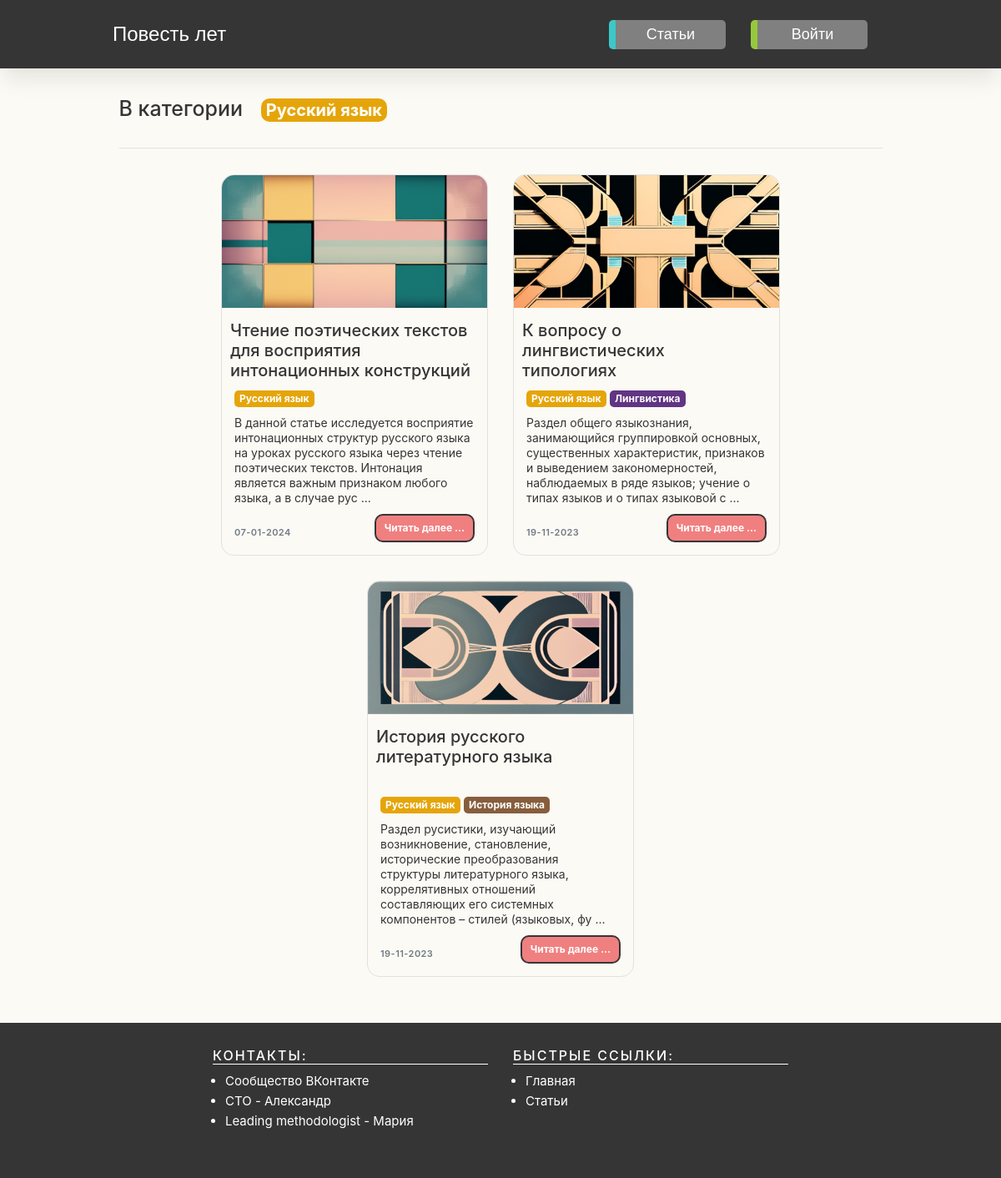
/articles/Русский язык/, run on the app's committed database.
### apps/articles/models.py (models this page shows, shortened)
class Category(models.Model):
    name = models.CharField(max_length=20)
    color = models.CharField(max_length=7, default="#ffffff")
    class Meta:
        verbose_name = "2.2. Категория"
        verbose_name_plural = "2.2. Категории"

class Article(models.Model):
    title = models.CharField(max_length=100)
    attractive_text = models.TextField(default="Завлекающий текст")
    categories = models.ManyToManyField("Category", related_name="articles")
    image_base = models.ImageField(
        upload_to="static/img", default="img/solid-color-image.png"
    )
    main_text = models.TextField(default="Основной текст")
    main_text_headers_list = ListTextField(
        base_field=models.CharField(max_length=40, default=""),
        size=100,  # Maximum of 100 ids in list
        default=None,
    )
    main_text_headers_list_keys = models.CharField(max_length=200, default=" ")
    created_on = models.DateTimeField(auto_now_add=True)
    last_modified = models.DateTimeField(auto_now=True)
    flag_article_enabled = models.BooleanField(default=False)
    class Meta:
        verbose_name = "2.1. Статья"
        verbose_name_plural = "2.1. Статьи"
        ordering = ["-title"]

### apps/main/scripts.py (the view)
    def wrapper(*args, **kwargs):
        request = args[0]
        adress = request.META.get("HTTP_X_FORWARDED_FOR")
        if adress:
            user_ip = adress.split(",")[-1].strip()
        else:
            user_ip = request.META.get("REMOTE_ADDR")
        user_agent = request.META.get("HTTP_USER_AGENT")
        opened = request.path
        message = (
            "\t".join(
                [
                    datetime.now().strftime("%Y.%m.%d %H:%M:%S"),
                    f"{user_ip}\t{user_agent}\t{opened}",
                ]
            )
            + "\n"
        )
        flag_skip_local_usage = False
        if str(user_ip) in ("127.0.0.1", "192.168.0.17", "10.8.0.8"):
            flag_skip_local_usage = True
        if not flag_skip_local_usage:
            with open(os.path.join(LOG_FILEPATH, LOG_FILENAME), "a") as file:
                file.write(message)
        return function(*args, **kwargs)

### apps/articles/templatetags/articles_filters.py (called while the page is built)
@register.filter(name="sort_by_creation_date")
def sort_by_date(articles):
    articles_dict = {}
    for article in articles:
        articles_dict.update({article.pk: time.mktime(article.created_on.timetuple())})
    articles_dict = dict(sorted(articles_dict.items(), key=lambda item: item[1]))
    new_articles_list = []
    for pk in articles_dict.keys():
        for article in articles:
            if article.pk == pk:
                new_articles_list.append(article)
    return new_articles_list[::-1]

### apps/articles/views.py (called while the page is built)
@register_user_activity
def articles_category(request, category):
    category_decoded = urllib.parse.unquote(category)
    articles = Article.objects.filter(
        categories__name__contains=category_decoded, flag_article_enabled=True
    ).order_by("-last_modified")
    category_object = Category.objects.get(name=category)
    context = {"category": category_object, "articles": articles}
    return render(request, "articles_category.html", context)

### apps/articles/templates/articles_category.html
{% extends "base.html" %}
{% block page_content %}
{% load static %}
{% load articles_filters %}
<div class="container">
        <h1 class="block_header first_block_header">В категории
            <span
                class="badge badge-primary category_tiles_element_text"
                style="background-color: {{ category.color }};"
            >{{ category.name }}</span>
        </h1>
        <hr>
        <div class="uicore-grid-container uicore-blog-grid uicore-grid-row uicore-masonry uicore-landscape-ratio uicore-medium-space animate-3 ui-st-boxed " data-grid="masonryb" data-col="3" data-space="30">
            {% for article in articles|sort_by_creation_date %}
            <div class="uicore-grid-item uicore-col-md-6 uicore-col-lg-4  uicore-float uicore-animate post-15671 post type-post status-publish format-standard has-post-thumbnail hentry category-smm category-lichnyj-opyt category-nejroseti"  >
                <article class="uicore-post">
                    <div class="uicore-post-wrapper">
                        <div class="uicore-blog-img-container uicore-zoom-wrapper">
                            <img class="uicore-cover-img" src="{{ article.image_base.url }}" width="100%" alt="{{ article.title }}">
                        </div>
                        <div class="uicore-post-info">
                            <div class="uicore-post-info-wrapper">
                                <h2 class="card-title project_card_title">
                                    <span>{{ article.title }}</span>
                                </h2>
                                <div class="uicore-post-category uicore-body">
                                    {% for category in article.categories.all %}
                                        <a href="{% url 'articles_category' category.name %}" title="View {{ category.name }}">
                                            <span class="badge badge-primary" style="background-color: {{ category.color }}">
                                                {{ category.name }}
                                            </span>
                                        </a>
                                    {% endfor %}
                                </div>
                                <p class="card-text">{{ article.attractive_text | safe |slice:":200"}} ...</p>
                                <div class="aricle_card_footer">
                                    <div class="uicore-post-footer uicore-body"><span>{{ article.last_modified.date | date:"d-m-Y"}}</span></div>
                                    <a
                                        href="{% url 'articles_detail' article.pk %}"
                                        title="{{ article.title }}"
                                        class="next_action_btn">Читать далее ...</a>
                                </div>
                            </div>
                        </div>
                    </div>
                </article>
            </div>
            {% endfor %}
        </div>
</div>
{% endblock %}

### static/css/main.css (style rules this page uses)
html, body { height: 100%; margin: 0%; padding: 0%; display: flex; flex-direction: column; min-width: 380px !important; }
body { background-color: #fcfaf5; color: #353535; }
.main-content h1 { font-size: 25px; }
a { color: #035353; }
.badge { transition: 0.3s; padding: 4px 6px 4px 6px !important; border-radius: 5px; }
.container { max-width: min(1300px, 90%); }
.block_header { margin-top: 35px; text-align: left; margin-bottom: 0px; margin-top: 30px; }
.first_block_header { margin-top: 70px }
.next_action_btn { background-color: lightcoral; border-radius: 10px; margin-right: 0px; margin-left: auto; border: 2px solid #353535; padding: 6px 10px 6px 10px; color: white; font-weight: bold; font-size: 12px; transition: 0.3s; max-width: 150px; text-align: center; }

### static/css/card.css (style rules this page uses)
.uicore-grid-container { --hgap: 0; --vgap: 0; --columns: 0; --rows: 0; --gap-count: 0; --container-aspect-ratio: 0; --animation-duration: 0; position: relative; display: flex; flex-wrap: wrap; justify-content: center; margin-bottom: 40px; }
.uicore-grid-container.uicore-masonry .uicore-zoom-wrapper { height: auto; padding-bottom: 0; overflow: hidden }
.uicore-blog-grid .uicore-post { border: 1px solid #e1e1e1; border-radius: var(--uicore-blog--radius); }
.uicore-blog-grid .uicore-post .uicore-post-info { padding: 15px !important; margin: 0 !important; }
.uicore-blog-grid .uicore-blog-img-container { border-radius: var(--uicore-blog--radius); border-bottom-left-radius: 0; border-bottom-right-radius: 0 }
.uicore-grid-row { display: -ms-flexbox; display: flex; -ms-flex-wrap: wrap; flex-wrap: wrap }
@media (min-width:768px) { .uicore-col-md-6 { -ms-flex: 0 0 50%; flex: 0 0 50%; max-width: 50% } }
@media (min-width:992px) { .uicore-col-lg-4 { -ms-flex: 0 0 50%; flex: 0 0 50%; max-width: 50% } }
.uicore-medium-space .uicore-grid-item { padding: 15px; }
.uicore-grid-item a { text-decoration: none; }
.uicore-medium-space .uicore-grid-item { padding: 15px }
.uicore-grid-item article { position: relative }
.uicore-post-category { margin: 5px 0 10px 0; }
.uicore-blog-grid .uicore-post-category a { display: inline-block }
.uicore-blog-grid:not(.uicore-horizontal) .uicore-post-info { margin-top: 2em }
.content-area .uicore-post-category, .content-areaa, .ui-post-nav-item .ui-post-nav-info, .uicore-post-footer a, .uicore-post-footer span, header.uicore-single-header .uicore-entry-meta span, header.uicore-single-header a:not(:hover) { color: #6e7a84; font-size: 11px }
.content-area .uicore-post-category a, .ui-post-nav-item .ui-post-nav-info, .uicore-post-footer.uicore-body, .uicore-post-footer a, header.uicore-single-header .uicore-entry-meta, header.uicore-single-header .uicore-entry-meta a, header.uicore-single-header .uicore-entry-meta span { text-transform: uppercase; letter-spacing: .04em; line-height: 11px; font-size: 11px; font-weight: 600 }
.uicore-blog-grid { --uicore-blog--radius: 15px; }
.uicore-blog-grid .uicore-post-info .uicore-post-footer { font-size: 11px; margin-top: 1.5em }
.uicore-post-footer a, .uicore-post-footer span, header.uicore-single-header .uicore-entry-meta span, header.uicore-single-header a:not(:hover) { color: #6e7a84; font-size: 11px }
.content-area .uicore-post-category a, .ui-post-nav-item .ui-post-nav-info, .uicore-post-footer.uicore-body, .uicore-post-footer a, header.uicore-single-header .uicore-entry-meta, header.uicore-single-header .uicore-entry-meta a, header.uicore-single-header .uicore-entry-meta span { letter-spacing: .04em; line-height: 11px; font-size: 11px; font-weight: 600 }
.card-text { margin: 0px !important; line-height: 18px; font-size: 14px; }
.card-title { font-size: 20px; margin-bottom: 0px !important; left: -5px; position: relative; height: 75px; }
.uicore-grid-item { max-width: calc(max(25%, 350px)); }
.uicore-cover-img { width: 100% !important; object-fit: cover !important; }
.aricle_card_footer { display: flex; margin-top: 10px; }

### static/css/popular_element.css (style rules this page uses)
.category_tiles_element_text { text-align: center; border-radius: 10px; color: white; text-decoration: none; }
@media (min-width: 0px) { .category_tiles_element_text { font-size: 12px; padding: 8px 15px 8px 15px; margin: 0px 0px 10px 10px; font-weight: 700; } }
@media (min-width: 600px) { .category_tiles_element_text { font-size: 20px; padding: 12px 17px 12px 17px; margin: 0px 0px 15px 15px; } }

### data on the page
Category: name "Русский язык"
Article: image_base (picture), title "Чтение поэтических текстов для восприятия интонационных конструкций", attractive_text "В данной статье исследуется восприятие интонационных структур русского языка на уроках русского языка через чтение поэтических текстов. Интонация является важным признаком любого языка, а в случае рус", last_modified "07-01-2024"
Article: image_base (picture), title "К вопросу о лингвистических типологиях", attractive_text "Раздел общего языкознания, занимающийся группировкой основных, существенных характеристик, признаков и выведением закономерностей, наблюдаемых в ряде языков; учение о типах языков и о типах языковой с", last_modified "19-11-2023"
Category: name "Лингвистика"
Article: image_base (picture), title "История русского литературного языка", attractive_text "Раздел русистики, изучающий возникновение, становление, исторические преобразования структуры литературного языка, коррелятивных отношений составляющих его системных компонентов – стилей (языковых, фу", last_modified "19-11-2023"
Category: name "История языка"
